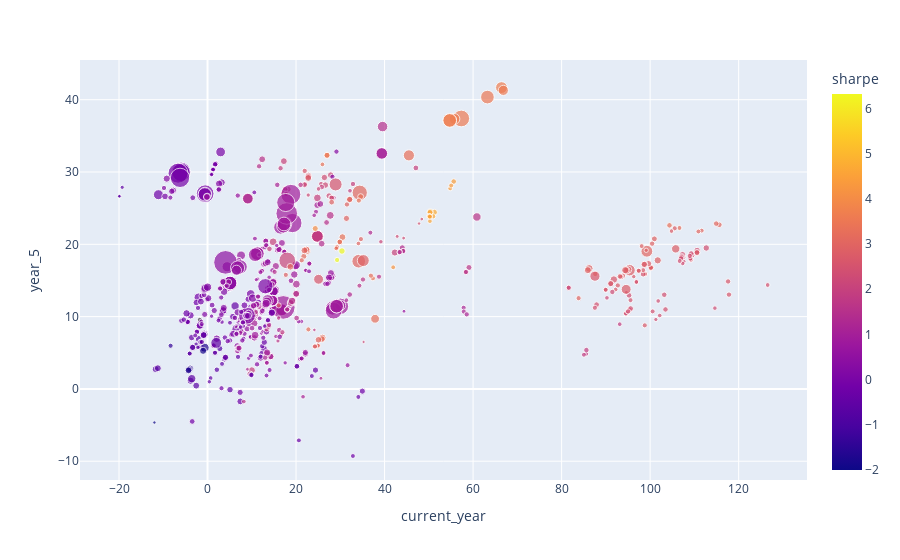

Here is the notebook cell this chart was saved with:
### Code cell
px.scatter(df_results, x="current_year", y="year_5", hover_data=["name", "isin"], color="sharpe", size="costs_inv")

### Figure 1 — Plotly figure (JSON) as saved in the notebook; plotly's stock layout.template omitted (floating-point values rounded to 4 significant figures; data arrays with more than 128 entries replaced by an {"elided": "..."} marker saying what was removed)
{"data": [{"customdata": {"elided": "905x2 str values"}, "hovertemplate": "current_year=%{x}<br>year_5=%{y}<br>costs_inv=%{marker.size}<br>name=%{customdata[0]}<br>isin=%{customdata[1]}<br>sharpe=%{marker.color}<extra></extra>", "legendgroup": "", "marker": {"color": {"elided": "905 float values"}, "coloraxis": "coloraxis", "size": {"elided": "905 float values"}, "sizemode": "area", "sizeref": 0.03571, "symbol": "circle"}, "mode": "markers", "name": "", "orientation": "v", "showlegend": false, "type": "scatter", "x": {"elided": "905 float values"}, "xaxis": "x", "y": {"elided": "905 float values"}, "yaxis": "y"}], "layout": {"coloraxis": {"colorbar": {"title": {"text": "sharpe"}}, "colorscale": [[0, "#0d0887"], [0.1111, "#46039f"], [0.2222, "#7201a8"], [0.3333, "#9c179e"], [0.4444, "#bd3786"], [0.5556, "#d8576b"], [0.6667, "#ed7953"], [0.7778, "#fb9f3a"], [0.8889, "#fdca26"], [1, "#f0f921"]]}, "legend": {"itemsizing": "constant", "tracegroupgap": 0}, "margin": {"t": 60}, "xaxis": {"anchor": "y", "domain": [0, 1], "title": {"text": "current_year"}}, "yaxis": {"anchor": "x", "domain": [0, 1], "title": {"text": "year_5"}}}}
